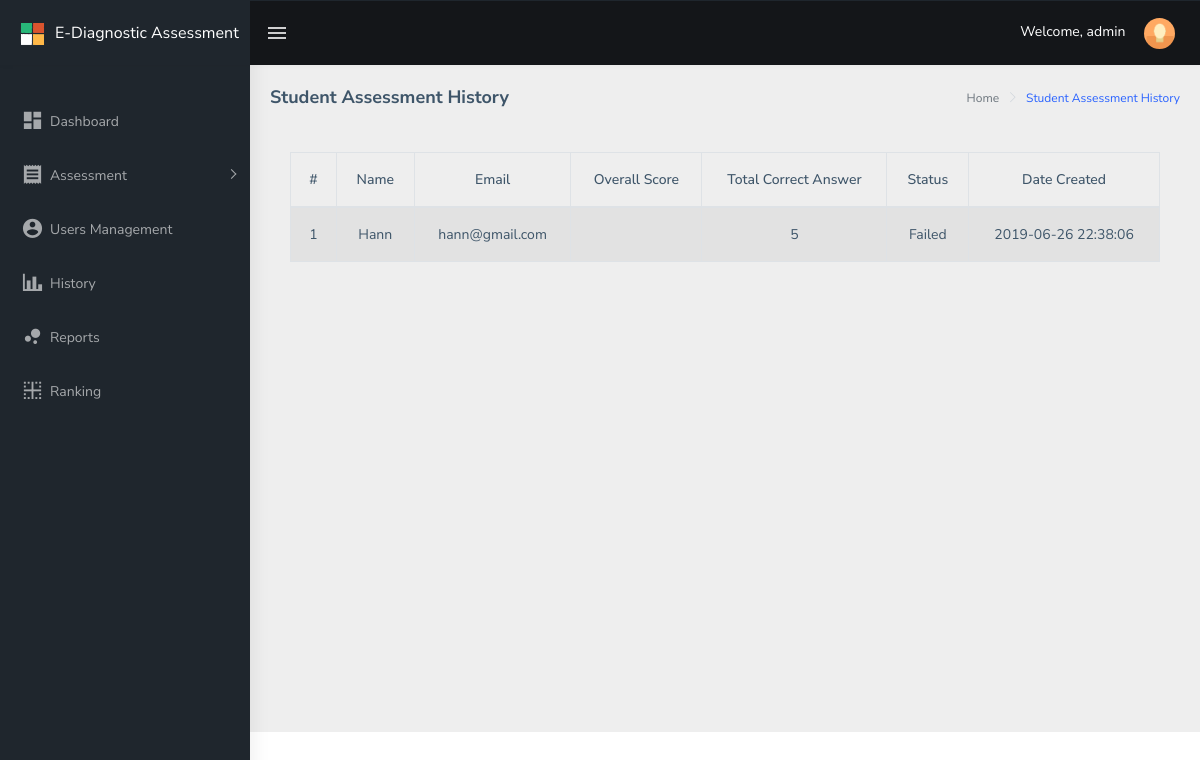
The page /public/main/teacher/history/index.php (signed in) on the database as committed earlier.
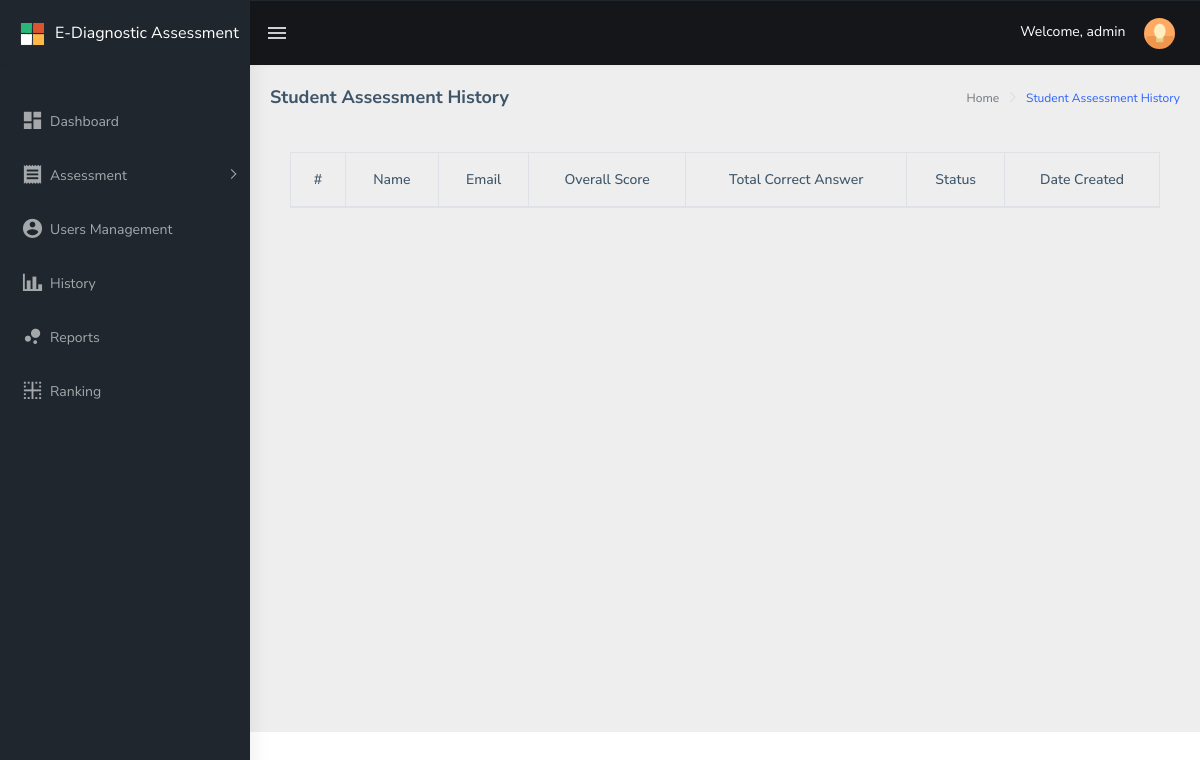
The same page on the database as committed later.
### tables this page shows
CREATE TABLE `drxassessment_assessment_history` (
  `drxassessment_id` int(11) NOT NULL,
  `user_id` int(11) NOT NULL,
  `user_name` text NOT NULL,
  `user_email` text NOT NULL,
  `domain_name` text NOT NULL,
  `questions` text NOT NULL,
  `answer` text NOT NULL,
  `total_correct_answer` int(25) NOT NULL,
  `overall_score` int(100) NOT NULL,
  `created_at` datetime NOT NULL DEFAULT CURRENT_TIMESTAMP
);

### public/main/teacher/history/index.php (the view, shortened to what this page needs)
<?php
include("../../../../config/common/asdasf9z09x0c90zx90123.php");
$connection->setAttribute(PDO::ATTR_ERRMODE, PDO::ERRMODE_EXCEPTION);
if (!empty($_SESSION['drxassessmentname'])) {
    $drxassessmentname = $_SESSION['drxassessmentname'];
} else {
    $drxassessmentname = "";
}
?>
<!DOCTYPE html>
<html dir="ltr" lang="en">
<head>
    <link href="../../../assets/libs/flot/css/float-chart.css" rel="stylesheet">
    <link href="../../../dist/css/style.min.css" rel="stylesheet">
    <link href="../../../assets/libs/datatables.net-bs4/css/dataTables.bootstrap4.css" rel="stylesheet">
</head>
<body>
    <div id="main-wrapper">
        <header class="topbar" data-navbarbg="skin5">
            <nav class="navbar top-navbar navbar-expand-md navbar-dark">
                <div class="navbar-header" data-logobg="skin5">
                    <a class="navbar-brand" href="../../../main/teacher">
                        <b class="logo-icon p-l-10">
                            <img src="../../../assets/images/logo-icon.png" alt="homepage" class="light-logo" />
                        </b>
                        <span class="logo-text">
                             <span style="font-size: 16px;">E-Diagnostic Assessment</span>
                        </span>
                    </a>
                </div>
                <div class="navbar-collapse collapse" id="navbarSupportedContent" data-navbarbg="skin5">
                    <ul class="navbar-nav float-left mr-auto">
                        <li class="nav-item d-none d-md-block"><a class="nav-link sidebartoggler waves-effect waves-light" href="javascript:void(0)" data-sidebartype="mini-sidebar"><i class="mdi mdi-menu font-24"></i></a></li>
                    </ul>
                    <ul class="navbar-nav float-right">
                        <li class="nav-item dropdown">
                          <span style="color: #fff;">Welcome, <?php echo $drxassessmentname; ?></span>
                            <a class="nav-link dropdown-toggle text-muted waves-effect waves-dark pro-pic" href="" data-toggle="dropdown" aria-haspopup="true" aria-expanded="false"><img src="../../../assets/images/users/1.jpg" alt="user" class="rounded-circle" width="31" height="31"></a>
                        </li>
                    </ul>
                </div>
            </nav>
        </header>
        <aside class="left-sidebar" data-sidebarbg="skin5">
            <div class="scroll-sidebar">
                <nav class="sidebar-nav">
                    <ul id="sidebarnav" class="p-t-30">
                        <li class="sidebar-item"> <a class=" sidebar-link waves-effect waves-dark sidebar-link" href="../../../main/teacher/" aria-expanded="false"><i class="mdi mdi-view-dashboard"></i><span class="hide-menu">Dashboard</span></a></li>
                        <li class="sidebar-item"> <a class="sidebar-link has-arrow waves-effect waves-dark" href="javascript:void(0)" aria-expanded="false"><i class="mdi mdi-receipt"></i><span class="hide-menu">Assessment </span></a>
                        </li>
                        <li class="sidebar-item"> <a class="sidebar-link waves-effect waves-dark sidebar-link" href="../usersmanagement/" aria-expanded="false"><i class="mdi mdi-account-circle"></i><span class="hide-menu">Users Management</span></a></li>
                        <li class="active sidebar-item"> <a class="sidebar-link waves-effect waves-dark sidebar-link" href="../history/" aria-expanded="false"><i class="mdi mdi-chart-bar"></i><span class="hide-menu">History</span></a></li>
                        <li class="sidebar-item"> <a class="sidebar-link waves-effect waves-dark sidebar-link" href="../reports/" aria-expanded="false"><i class="mdi mdi-chart-bubble"></i><span class="hide-menu">Reports</span></a></li>
                        <li class="sidebar-item"> <a class="sidebar-link waves-effect waves-dark sidebar-link" href="../rankings/" aria-expanded="false"><i class="mdi mdi-border-inside"></i><span class="hide-menu">Ranking</span></a></li>
                    </ul>
                </nav>
            </div>
        </aside>
        <div class="page-wrapper">
             <div class="page-breadcrumb">
                <div class="row">
                    <div class="col-12 d-flex no-block align-items-center">
                        <h4 class="page-title">Student Assessment History</h4>
                        <div class="ml-auto text-right">
                            <nav aria-label="breadcrumb">
                                <ol class="breadcrumb">
                                    <li class="breadcrumb-item active" aria-current="page">Home</li>
                                    <li class="breadcrumb-item active" aria-current="page"><a href="../history/">Student Assessment History</a></li>
                                </ol>
                            </nav>
                        </div>
                    </div>
                </div>
            </div>
            <div class="container-fluid">
							<div class="card-body">
									<div class="table-responsive">
											<table id="zero_config" class="table table-striped table-bordered">
													<thead>
															<tr>
																	<th class="text-center">#</th>
																	<th class="text-center">Name</th>
																	<th class="text-center">Email</th>
																	<th class="text-center">Overall Score</th>
																	<th class="text-center">Total Correct Answer</th>
																	<th class="text-center">Status</th>
																	<th class="text-center">Date Created</th>
															</tr>
													</thead>
													<tbody>
														<?php
	                          $drx_count = 0;
														$result = $connection->prepare("SELECT * FROM drxassessment_assessment_history");
													  $result->execute();
	                              while ($row = $result->fetch(PDO::FETCH_ASSOC)) {
	                                     $drx_count++;
																			 $user_email = $row['user_email'];
																			 $user_name = $row['user_name'];
																			 $created_at = $row['created_at'];
																			 $total_correct_answer = $row['total_correct_answer'];
																			 $overall_score = $row['overall_score'];
	                          ?>
															<tr>
																<td class="text-center"><?php echo $drx_count; ?></td>
																<td class="text-center"><?php echo $user_name; ?></td>
																<td class="text-center"><?php echo $user_email; ?></td>
																<td class="text-center"><?php echo $overall_score; ?></td>
																<td class="text-center"><?php echo $total_correct_answer; ?></td>
																<td class="text-center">
																	<?php
																	if ($total_correct_answer <= 9)
																	{
																		  echo "Failed";
																	} else if ($total_correct_answer >= 10)
																	{
																			echo "Passed";
																	}
																	?>
																</td>
																<td class="text-center"><?php echo $created_at; ?></td>
															</tr>
														<?php } ?>
													</tbody>
											</table>
									</div>
            </div>
        </div>
    </div>
</body>
</html>

Rows that differ between the two databases and show on the page:
removed drxassessment_assessment_history: user_name "Hann", user_email "hann@gmail.com", total_correct_answer "5", shows "Failed", created_at "2019-06-26 22:38:06"
